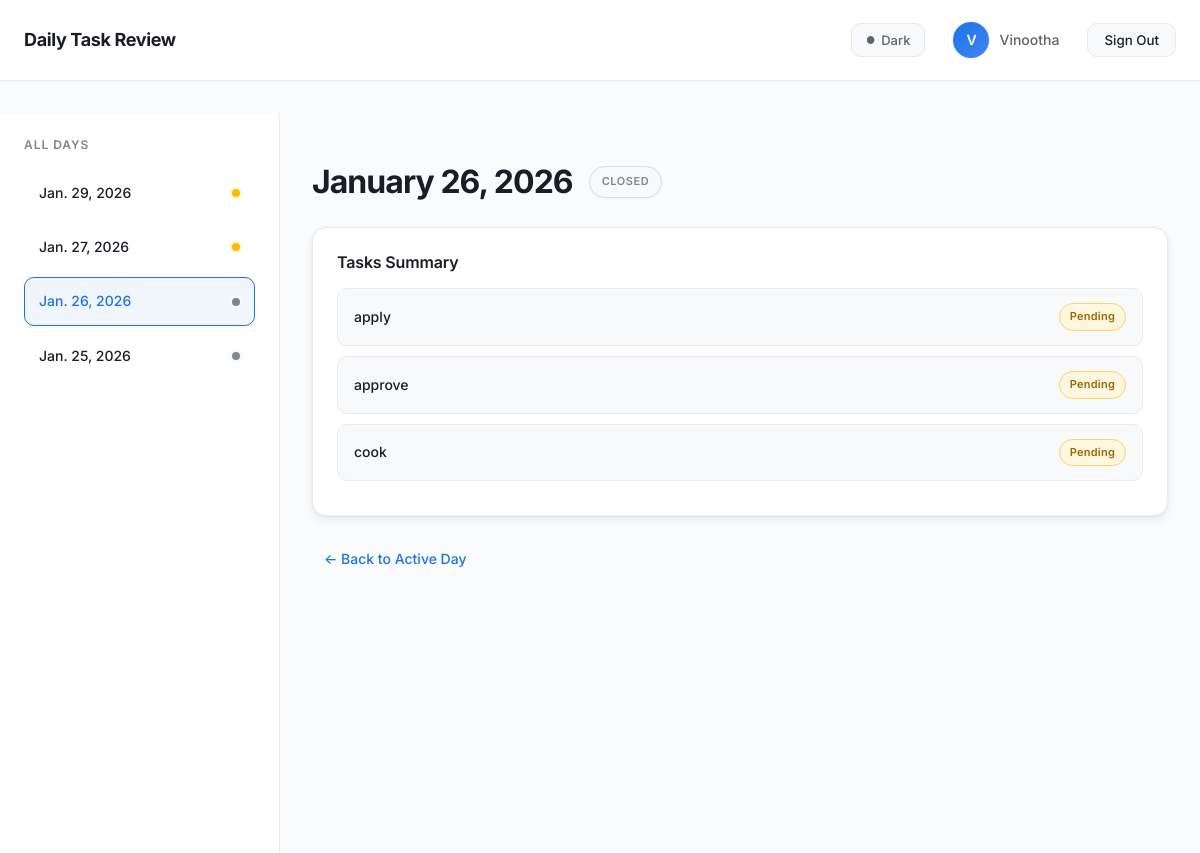
Page /day/16/ (signed in) on the committed database.
### tasks/models.py (models this page shows, shortened)
class Day(models.Model):
    user = models.ForeignKey(
        User, on_delete=models.CASCADE, related_name="days")
    date = models.DateField()
    status = models.CharField(
        max_length=10,
        choices=DayStatus.choices,
        default=DayStatus.OPEN,
    )
    is_active = models.BooleanField(default=False)
    created_at = models.DateTimeField(auto_now_add=True)
    closed_at = models.DateTimeField(null=True, blank=True)
    class Meta:
        unique_together = ("user", "date")
        ordering = ["-date"]

class Task(models.Model):
    user = models.ForeignKey(
        User, on_delete=models.CASCADE, related_name="tasks")
    day = models.ForeignKey(
        Day, on_delete=models.CASCADE, related_name="tasks")
    title = models.CharField(max_length=255)
    status = models.CharField(
        max_length=10,
        choices=TaskStatus.choices,
        default=TaskStatus.PENDING,
    )
    created_at = models.DateTimeField(auto_now_add=True)

### tasks/views.py (the view)
# urls.py: path("day/<int:day_id>/", views.day_view, name="day_view"),
def day_view(request, day_id):
    user = request.user
    day = get_object_or_404(Day, id=day_id, user=user)
    active_day = get_active_day(user)
    return render(request, "tasks/day.html", {
        "day": day,
        "is_active": day.is_active,
        "is_open": day.status == "OPEN",
        "incomplete_tasks": day.tasks.filter(status=TaskStatus.PENDING),
        "completed_tasks": day.tasks.filter(status=TaskStatus.COMPLETED),
        "all_days": Day.objects.filter(user=user).order_by("-date"),
        "active_day": active_day,
    })

### tasks/services.py (called while the page is built, shortened)
def get_active_day(user):
    active = Day.objects.filter(user=user, is_active=True).first()
    if active:
        return active

### tasks/templates/tasks/day.html (shortened to what this page needs)
{% extends "base.html" %}
{% block content %}
<div class="layout">
  <aside class="sidebar">
    <h3>All Days</h3>
    {% for d in all_days %}
      {% if d.id != active_day.id %}
        <a href="{% url 'day_view' d.id %}"
           class="day-link {% if d.id == day.id %}active-day{% endif %}">
          {{ d.date }}
          {% if d.status == 'OPEN' %}<span class="dot yellow"></span>{% endif %}
          {% if d.status == 'CLOSED' %}<span class="dot gray"></span>{% endif %}
        </a>
      {% endif %}
    {% endfor %}
  </aside>
  <main class="main">
    <header class="day-header">
      <h1>{{ day.date|date:"F j, Y" }}</h1>
      {% if is_active %}
        <span class="badge active">Active</span>
      {% elif is_open %}
        <span class="badge open">Open</span>
      {% else %}
        <span class="badge closed">Closed</span>
      {% endif %}
    </header>
    <section class="day-card">
      <h3>Tasks Summary</h3>
      {% if incomplete_tasks %}
        {% for task in incomplete_tasks %}
          <div class="task readonly">
            <span>{{ task.title }}</span>
            <span class="tag pending">Pending</span>
          </div>
        {% endfor %}
      {% endif %}
    </section>
    <a href="{% url 'today' %}" class="back-link">← Back to Active Day</a>
  </main>
</div>
{% endblock %}

### tasks/templates/base.html (shortened to what this page needs)
{% load static %}
<!DOCTYPE html>
<html lang="en">
<head>
  <link rel="stylesheet" href="{% static 'tasks/style.css' %}?v=4">
</head>
<body>
<div class="app">
  {% if user.is_authenticated %}
    <header class="topbar">
      <h1 class="logo">Daily Task Review</h1>
      <div class="header-actions">
        <button class="theme-toggle" id="themeToggle" aria-label="Toggle dark mode">
          <span class="theme-icon" id="themeIcon">●</span>
          <span id="themeLabel">Dark</span>
        </button>
        <a href="{% url 'account' %}" class="account-link">
          <span class="avatar">
            {{ user.username|first|upper }}
          </span>
          <span class="username">{{ user.username }}</span>
        </a>
        <form method="post" action="{% url 'logout' %}">
          <button class="logout-btn">Sign Out</button>
        </form>
      </div>
    </header>
  {% endif %}
  <main>
    {% block content %}{% endblock %}
  </main>
</div>
</body>
</html>

### rows in the picture
Day: date "Jan. 29, 2026", status "OPEN" (drawn)
Day: date "Jan. 27, 2026", status "OPEN" (drawn)
Day: date "Jan. 26, 2026", status "CLOSED" (drawn), date "January 26, 2026"
Day: date "Jan. 25, 2026", status "CLOSED" (drawn)
Task: title "apply"
Task: title "approve"
Task: title "cook"

### other values in the picture
{{ user.username|first|upper }} "V"
{{ user.username }} "Vinootha"
